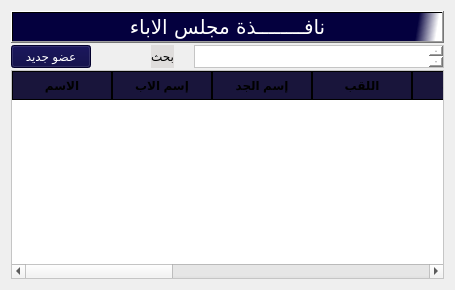
                   <widget class="QWidget" name="tab_242">
                    <attribute name="title">
                     <string>مجلس الاباء</string>
                    </attribute>
                    <layout class="QGridLayout" name="gridLayout_17">
                     <item row="0" column="0">
                      <layout class="QVBoxLayout" name="verticalLayout_140" stretch="5,5,90">
                       <property name="spacing">
                        <number>2</number>
                       </property>
                       <item>
                        <widget class="QPushButton" name="pushButton_274">
                         <property name="font">
                          <font>
                           <family>PT Bold Heading</family>
                           <pointsize>15</pointsize>
                           <weight>50</weight>
                           <italic>false</italic>
                           <bold>false</bold>
                          </font>
                         </property>
                         <property name="cursor">
                          <cursorShape>PointingHandCursor</cursorShape>
                         </property>
                         <property name="styleSheet">
                          <string notr="true">background-color:rgb(223, 221, 220);
color:rgb(0, 0, 0);

font: 18pt &quot;Mohammad Annoktah&quot;;
background-color:qlineargradient(spread:pad, x1:0.506975, y1:0.432, x2:0.99, y2:0.437227, stop:0.900498 rgba(4, 0, 62, 255), stop:1 rgba(255, 255, 255, 255));
color:rgb(255, 255, 255);
font: 15pt &quot;PT Bold Heading&quot;;
</string>
                         </property>
                         <property name="text">
                          <string>نافــــــــذة مجلس الاباء</string>
                         </property>
                         <property name="flat">
                          <bool>false</bool>
                         </property>
                        </widget>
                       </item>
                       <item>
                        <layout class="QHBoxLayout" name="horizontalLayout_225" stretch="0,40,0,0">
                         <property name="spacing">
                          <number>20</number>
                         </property>
                         <item>
                          <widget class="QPushButton" name="btnAddNewTeacher_53">
                           <property name="layoutDirection">
                            <enum>Qt::LeftToRight</enum>
                           </property>
                           <property name="styleSheet">
                            <string notr="true">background-color:rgb(4, 0, 62);
color:rgb(255, 255, 255);
font: 15pt &quot;PT Bold Heading&quot;;</string>
                           </property>
                           <property name="text">
                            <string>عضو جديد</string>
                           </property>
                           <property name="icon">
                            <iconset>
                             <normaloff>../../newjob/icons/add-to-28.svg</normaloff>../../newjob/icons/add-to-28.svg</iconset>
                           </property>
                           <property name="iconSize">
                            <size>
                             <width>30</width>
                             <height>30</height>
                            </size>
                           </property>
                          </widget>
                         </item>
                         <item>
                          <spacer name="horizontalSpacer_62">
                           <property name="orientation">
                            <enum>Qt::Horizontal</enum>
                           </property>
                           <property name="sizeHint" stdset="0">
                            <size>
                             <width>40</width>
                             <height>20</height>
                            </size>
                           </property>
                          </spacer>
                         </item>
                         <item>
                          <widget class="QLabel" name="label_194">
                           <property name="styleSheet">
                            <string notr="true">background-color:rgb(223, 221, 220);
color:rgb(0, 0, 0);

font: 15pt &quot;Mohammad Annoktah&quot;;</string>
                           </property>
                           <property name="text">
                            <string>بحث</string>
                           </property>
                          </widget>
                         </item>
                         <item>
                          <widget class="QTextEdit" name="txtTeachersSearch_45">
                           <property name="sizePolicy">
                            <sizepolicy hsizetype="Expanding" vsizetype="Expanding">
                             <horstretch>0</horstretch>
                             <verstretch>0</verstretch>
                            </sizepolicy>
                           </property>
                           <property name="minimumSize">
                            <size>
                             <width>15</width>
                             <height>15</height>
                            </size>
                           </property>
                           <property name="maximumSize">
                            <size>
                             <width>250</width>
                             <height>40</height>
                            </size>
                           </property>
                           <property name="sizeIncrement">
                            <size>
                             <width>15</width>
                             <height>15</height>
                            </size>
                           </property>
                           <property name="layoutDirection">
                            <enum>Qt::LeftToRight</enum>
                           </property>
                           <property name="styleSheet">
                            <string notr="true">background-color:rgb(255, 255, 255);
color:rgb(0, 0, 0);
font: 10pt &quot;PT Bold Heading&quot;;</string>
                           </property>
                          </widget>
                         </item>
                        </layout>
                       </item>
                       <item>
                        <layout class="QHBoxLayout" name="horizontalLayout_226">
                         <item>
                          <widget class="QTableWidget" name="tblTeachers_73">
                           <property name="styleSheet">
                            <string notr="true">QTableWidget {
    background-color: #FFFFFF;
    alternate-background-color:rgb(0, 0, 0);
    font: 9pt &quot;PT Bold Heading&quot;;
    font-weight: bold;
 color:rgb(0, 0, 0)
}

QHeaderView::section {
    background-color:rgb(25, 21, 59);
    border: 1px solid rgb(0, 0, 0);
    font-weight: bold;
    padding: 4px;
    text-align: center;
	font: 10pt &quot;PT Bold Heading&quot;;
}

QTableWidget::item:selected {
    background-color:rgb(25, 21, 65);
    color:rgb(255, 255, 255);
}</string>
                           </property>
                           <column>
                            <property name="text">
                             <string>الاسم</string>
                            </property>
                           </column>
                           <column>
                            <property name="text">
                             <string>إسم الاب</string>
                            </property>
                           </column>
                           <column>
                            <property name="text">
                             <string>إسم الجد</string>
                            </property>
                           </column>
                           <column>
                            <property name="text">
                             <string>اللقب</string>
                            </property>
                           </column>
                           <column>
                            <property name="text">
                             <string>الهاتف</string>
                            </property>
                           </column>
                           <column>
                            <property name="text">
                             <string>تاريخ الميلاد</string>
                            </property>
                           </column>
                           <column>
                            <property name="text">
                             <string>التخصص</string>
                            </property>
                           </column>
                           <column>
                            <property name="text">
                             <string>المهمة</string>
                            </property>
                           </column>
                           <column>
                            <property name="text">
                             <string>الحالة</string>
                            </property>
                           </column>
                           <column>
                            <property name="text">
                             <string>البصمة</string>
                            </property>
                           </column>
                           <column>
                            <property name="text">
                             <string>العمليات</string>
                            </property>
                           </column>
                          </widget>
                         </item>
                        </layout>
                       </item>
                      </layout>
                     </item>
                    </layout>
                   </widget>
